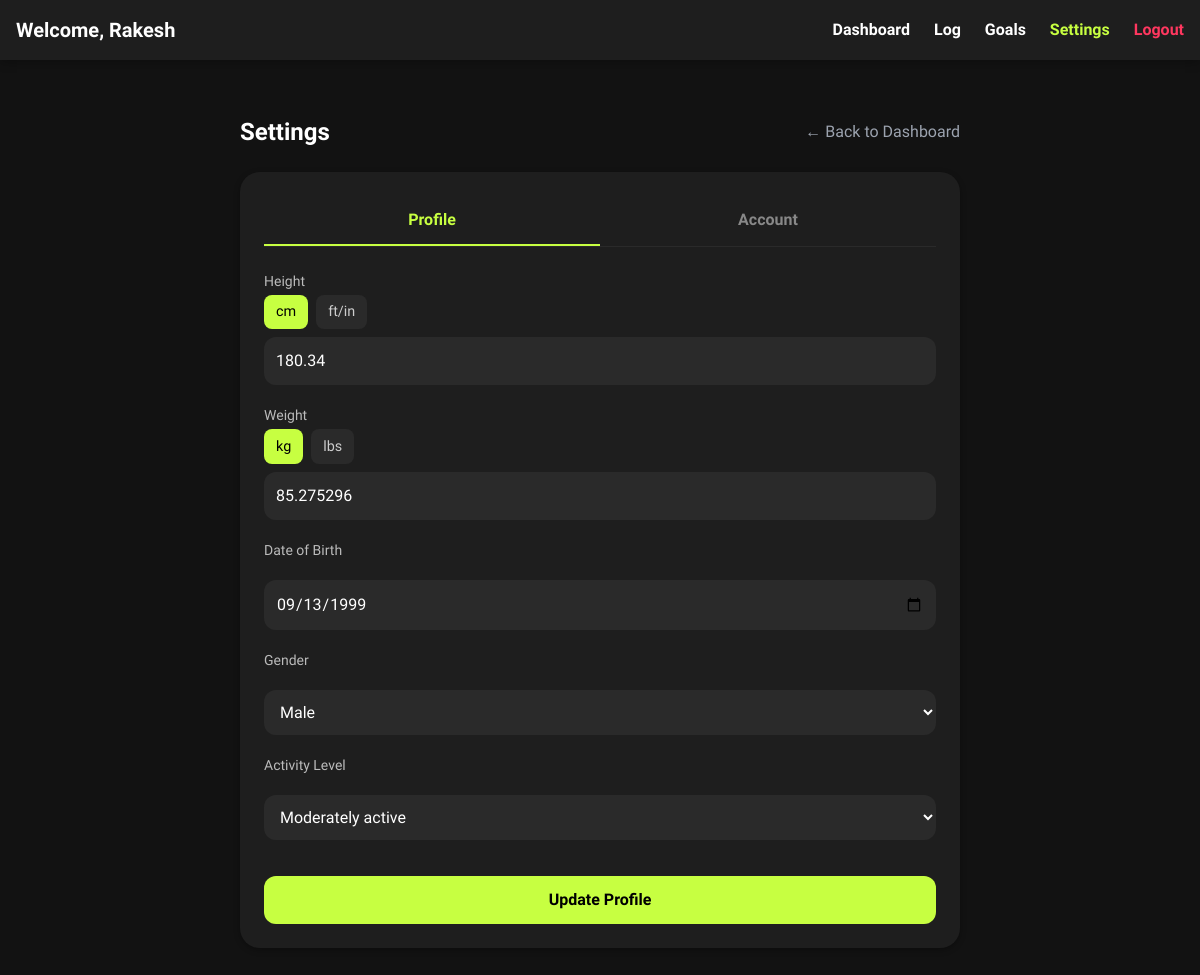
/settings (signed in), run on the app's committed database.
### calorie_tracker/models.py (models this page shows, shortened)
class User(UserMixin, db.Model):
    id = db.Column(db.Integer, primary_key=True)
    username = db.Column(db.String(80), unique=True, nullable=False)
    profile_name = db.Column(db.String(120), nullable=True)
    email = db.Column(db.String(120), unique=True, nullable=False)
    password_hash = db.Column(db.String(150), nullable=False)
    date_of_birth = db.Column(db.Date, nullable=True)
    height_cm = db.Column(db.Float, nullable=True)
    weight_kg = db.Column(db.Float, nullable=True)
    gender = db.Column(db.String(10), nullable=True)
    activity_level = db.Column(db.String(50), nullable=False, default='sedentary')
    calorie_goal = db.Column(db.Integer, default=2000)
    protein_goal = db.Column(db.Integer, default=100)
    carbs_goal = db.Column(db.Integer, default=250)
    fat_goal = db.Column(db.Integer, default=60)
    sugar_goal = db.Column(db.Integer, default=50)
    water_goal = db.Column(db.Integer, default=2500)
    step_goal = db.Column(db.Integer, default=10000)
    sleep_goal = db.Column(db.Float, default=8.0)
    calories_burnt_goal = db.Column(db.Integer, default=300)

### calorie_tracker/routes/profile_routes.py (the view, shortened to what this page needs)
@profile_bp.route('/settings', methods=['GET', 'POST'])
@login_required
def settings():
    profile_form = ProfileForm(obj=current_user)
    account_form = AccountSettingsForm(obj=current_user)
    return render_template('settings.html', title='Settings', profile_form=profile_form, account_form=account_form)

### calorie_tracker/forms.py
class ProfileForm(FlaskForm):
    date_of_birth = DateField('Date of Birth', validators=[Optional()])
    height_cm = FloatField('Height (cm)', validators=[Optional(), NumberRange(min=0)])
    height_ft = IntegerField('Height (ft)', validators=[Optional(), NumberRange(min=0)])
    height_in = IntegerField('Height (in)', validators=[Optional(), NumberRange(min=0, max=11)])
    weight_kg = FloatField('Current Weight (kg)', validators=[Optional(), NumberRange(min=0)])
    gender = SelectField(
        'Gender',
        choices=[('male', 'Male'), ('female', 'Female'), ('other', 'Other')],
        validators=[Optional()]
    )
    activity_level = SelectField(
        'Activity Level',
        choices=[
            ('sedentary', 'Sedentary'),
            ('light', 'Lightly active'),
            ('moderate', 'Moderately active'),
            ('active', 'Very active'),
            ('extra_active', 'Extra active')
        ],
        validators=[DataRequired()]
    )
    submit_profile = SubmitField('Update Profile')

class AccountSettingsForm(FlaskForm):
    username = StringField('Username', validators=[DataRequired(), Length(min=4, max=25)])
    profile_name = StringField('Profile Name', validators=[Optional(), Length(max=120)])
    email = StringField('Email', validators=[DataRequired(), Email()])
    current_password = PasswordField('Current Password', validators=[Optional()])
    new_password = PasswordField('New Password', validators=[Optional(), Length(min=6)])
    confirm_new_password = PasswordField(
        'Confirm New Password',
        validators=[Optional(), EqualTo('new_password', message='Passwords must match')]
    )
    submit_account = SubmitField('Update Account')

### calorie_tracker/__init__.py (called while the page is built)
def create_app():
    app = Flask(
        __name__,
        template_folder=os.path.join(os.path.dirname(__file__), 'templates'),
        static_folder=os.path.join(os.path.dirname(__file__), 'static')
    )
    app.config.from_object(Config)
    db.init_app(app)
    login_manager.init_app(app)
    migrate.init_app(app, db)
    login_manager.login_view = 'auth.login'
    from .routes import register_blueprints
    register_blueprints(app)
    @app.context_processor
    def inject_date():
        return {'date': date}
    with app.app_context():
        db.create_all()
    return app

### calorie_tracker/models.py (called while the page is built)
@login_manager.user_loader
def load_user(user_id):
    return User.query.get(int(user_id))

### calorie_tracker/templates/settings.html (shortened to what this page needs)
{% extends "base.html" %}
{% block content %}
<div class="p-6 pb-24 mx-auto max-w-screen-md">
  <div class="flex justify-between items-center mb-6">
    <h1 class="text-2xl font-bold">Settings</h1>
    <a href="{{ url_for('main.dashboard') }}" class="text-gray-400 hover:text-white">&larr; Back to Dashboard</a>
  </div>
  <div x-data="{ tab: '{{ request.args.get('tab', 'profile') }}' }" class="card">
    <nav class="flex mb-6 border-b border-[#2A2A2A]">
      <button @click="tab = 'profile'"
              :class="tab === 'profile' ? 'tab-btn-active' : 'tab-btn-inactive'"
              class="tab-btn">Profile</button>
      <button @click="tab = 'account'"
              :class="tab === 'account' ? 'tab-btn-active' : 'tab-btn-inactive'"
              class="tab-btn">Account</button>
    </nav>
    <div x-show="tab === 'profile'">
      <form action="{{ url_for('profile.settings', tab='profile') }}" method="POST">
        <div class="space-y-5">
          <div x-data="{ heightUnit: 'cm' }">
            <label class="block text-sm mb-1">Height</label>
            <div class="flex space-x-2 mb-2">
              <button type="button" @click="heightUnit = 'cm'"
                      :class="heightUnit === 'cm' ? 'unit-btn-active' : 'unit-btn-inactive'"
                      class="unit-btn">cm</button>
              <button type="button" @click="heightUnit = 'ft'"
                      :class="heightUnit === 'ft' ? 'unit-btn-active' : 'unit-btn-inactive'"
                      class="unit-btn">ft/in</button>
            </div>
            <div x-show="heightUnit === 'cm'">
              {{ profile_form.height_cm(class="input-dark") }}
            </div>
          </div>
          <div x-data="{ weightUnit: 'kg' }">
            <label class="block text-sm mb-1">Weight</label>
            <div class="flex space-x-2 mb-2">
              <button type="button" @click="weightUnit = 'kg'"
                      :class="weightUnit === 'kg' ? 'unit-btn-active' : 'unit-btn-inactive'"
                      class="unit-btn">kg</button>
              <button type="button" @click="weightUnit = 'lbs'"
                      :class="weightUnit === 'lbs' ? 'unit-btn-active' : 'unit-btn-inactive'"
                      class="unit-btn">lbs</button>
            </div>
            {{ profile_form.weight_kg(class="input-dark") }}
          </div>
          {{ profile_form.date_of_birth.label(class="block text-sm mb-1") }}
          {{ profile_form.date_of_birth(class="input-dark") }}
          {{ profile_form.gender.label(class="block text-sm mb-1") }}
          {{ profile_form.gender(class="input-dark") }}
          {{ profile_form.activity_level.label(class="block text-sm mb-1") }}
          {{ profile_form.activity_level(class="input-dark") }}
          <div class="pt-4">
            {{ profile_form.submit_profile(class="btn-primary") }}
          </div>
        </div>
      </form>
    </div>
  </div>
</div>
{% endblock %}

### calorie_tracker/templates/base.html (shortened to what this page needs)
<!DOCTYPE html>
<html lang="en">
<head>
  <script src="https://cdn.tailwindcss.com"></script>
</head>
<body>
  <header class="p-4 flex flex-col md:flex-row justify-between items-center space-y-2 md:space-y-0 md:space-x-6">
    <div class="flex-1 text-center md:text-left text-xl font-bold">
      Welcome, {{ current_user.profile_name or current_user.username }}
    </div>
    <nav class="flex-1">
      <ul class="flex justify-center md:justify-end space-x-6 font-semibold">
        <li>
          <a href="{{ url_for('main.dashboard') }}"
             class="{% if title == 'Dashboard' %}active{% endif %}">Dashboard</a>
        </li>
        <li>
          <a href="{{ url_for('log.log_entry') }}"
             class="{% if title == 'Log' %}active{% endif %}">Log</a>
        </li>
        <li>
          <a href="{{ url_for('profile.goals') }}"
             class="{% if title == 'Goals' %}active{% endif %}">Goals</a>
        </li>
        <li>
          <a href="{{ url_for('profile.settings') }}"
             class="{% if title == 'Settings' %}active{% endif %}">Settings</a>
        </li>
        <li>
          <a href="{{ url_for('auth.logout') }}" class="text-red">Logout</a>
        </li>
      </ul>
    </nav>
  </header>
  <main>
    {% block content %}{% endblock %}
  </main>
</body>
</html>

### calorie_tracker/templates/base.html (style rules this page uses)
body { font-family: 'Inter Tight', sans-serif; background-color: #121212; color: #fff; }
header { background-color: #1E1E1E; box-shadow: 0 2px 10px rgba(0, 0, 0, 0.3); }
header a { transition: color 0.2s ease, transform 0.2s ease; }
header a.active { color: #C7FF41; font-weight: 700; }
.text-red { color: #FF375F; }
main { max-width: 1200px; margin: 0 auto; padding: 2rem 1rem 4rem; }

### calorie_tracker/templates/settings.html (style rules this page uses)
body { font-family: 'Inter Tight', sans-serif; background-color: #121212; color: #fff; }
.card { background-color: #1E1E1E; border-radius: 1.25rem; box-shadow: 0 2px 6px rgba(0,0,0,0.3); padding: 1.5rem; transition: transform 0.2s ease, box-shadow 0.2s ease; }
.input-dark { width: 100%; padding: 0.75rem; background-color: #2A2A2A; border: none; border-radius: 0.75rem; color: #fff; transition: all 0.2s ease; }
.btn-primary { background-color: #C7FF41; color: #000; font-weight: 600; padding: 0.75rem 1rem; border-radius: 0.75rem; transition: all 0.2s ease; width: 100%; }
.tab-btn { flex: 1; padding: 0.75rem; text-align: center; font-weight: 600; border-bottom: 2px solid transparent; transition: all 0.2s ease; }
.tab-btn-active { border-color: #C7FF41; color: #C7FF41; }
.tab-btn-inactive { border-color: transparent; color: #888; }
.unit-btn { padding: 0.4rem 0.75rem; border-radius: 0.5rem; font-size: 0.9rem; font-weight: 500; transition: all 0.2s ease; }
.unit-btn-active { background-color: #C7FF41; color: #000; }
.unit-btn-inactive { background-color: #2A2A2A; color: #ccc; }
label { color: #bbb; font-weight: 500; }
h1 { font-weight: 700; font-size: 1.75rem; }

### data on the page
User: profile_name+username "Rakesh", height_cm "180.34", weight_kg "85.275296", date_of_birth "09/13/1999", gender "Male", activity_level "Moderately active"

### other printed values
{{ profile_form.date_of_birth.label(class="block text-sm mb-1") }} "Date of Birth"
{{ profile_form.gender.label(class="block text-sm mb-1") }} "Gender"
{{ profile_form.activity_level.label(class="block text-sm mb-1") }} "Activity Level"
